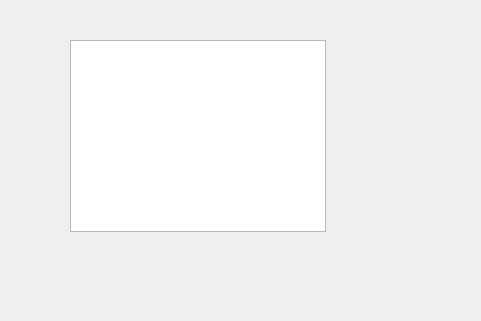
<?xml version="1.0" encoding="UTF-8"?>
<ui version="4.0">
 <class>TabularView</class>
 <widget class="QWidget" name="TabularView">
  <property name="geometry">
   <rect>
    <x>0</x>
    <y>0</y>
    <width>481</width>
    <height>321</height>
   </rect>
  </property>
  <property name="windowTitle">
   <string>Form</string>
  </property>
  <widget class="QTableView" name="dataTableView">
   <property name="geometry">
    <rect>
     <x>70</x>
     <y>40</y>
     <width>256</width>
     <height>192</height>
    </rect>
   </property>
  </widget>
 </widget>
 <resources/>
 <connections/>
</ui>
